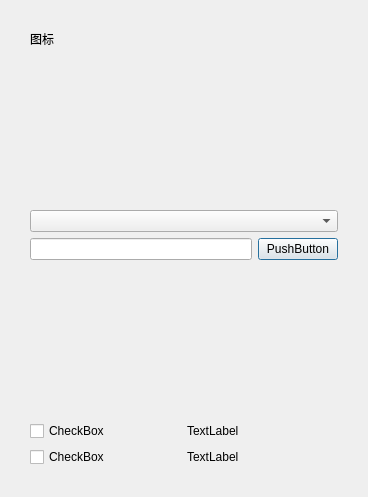
<?xml version="1.0" encoding="UTF-8"?>
<ui version="4.0">
 <class>LoginWidget</class>
 <widget class="QDialog" name="LoginWidget">
  <property name="geometry">
   <rect>
    <x>0</x>
    <y>0</y>
    <width>368</width>
    <height>497</height>
   </rect>
  </property>
  <property name="windowTitle">
   <string>LoginWidget</string>
  </property>
  <layout class="QVBoxLayout" name="verticalLayout">
   <property name="leftMargin">
    <number>30</number>
   </property>
   <property name="topMargin">
    <number>30</number>
   </property>
   <property name="rightMargin">
    <number>30</number>
   </property>
   <property name="bottomMargin">
    <number>30</number>
   </property>
   <item>
    <layout class="QHBoxLayout" name="horizontalLayout_13">
     <item>
      <widget class="QLabel" name="label_7">
       <property name="text">
        <string>图标</string>
       </property>
      </widget>
     </item>
    </layout>
   </item>
   <item>
    <spacer name="verticalSpacer_2">
     <property name="orientation">
      <enum>Qt::Vertical</enum>
     </property>
     <property name="sizeHint" stdset="0">
      <size>
       <width>20</width>
       <height>40</height>
      </size>
     </property>
    </spacer>
   </item>
   <item>
    <layout class="QHBoxLayout" name="horizontalLayout">
     <property name="bottomMargin">
      <number>0</number>
     </property>
     <item>
      <widget class="QComboBox" name="comboBox"/>
     </item>
    </layout>
   </item>
   <item>
    <layout class="QHBoxLayout" name="horizontalLayout_2">
     <item>
      <widget class="QLineEdit" name="lineEdit_2"/>
     </item>
     <item>
      <widget class="QPushButton" name="btn_login">
       <property name="text">
        <string>PushButton</string>
       </property>
      </widget>
     </item>
    </layout>
   </item>
   <item>
    <spacer name="verticalSpacer">
     <property name="orientation">
      <enum>Qt::Vertical</enum>
     </property>
     <property name="sizeHint" stdset="0">
      <size>
       <width>20</width>
       <height>40</height>
      </size>
     </property>
    </spacer>
   </item>
   <item>
    <layout class="QHBoxLayout" name="horizontalLayout_3">
     <item>
      <widget class="QCheckBox" name="checkBox">
       <property name="text">
        <string>CheckBox</string>
       </property>
      </widget>
     </item>
     <item>
      <widget class="QLabel" name="label">
       <property name="text">
        <string>TextLabel</string>
       </property>
      </widget>
     </item>
    </layout>
   </item>
   <item>
    <layout class="QHBoxLayout" name="horizontalLayout_4">
     <item>
      <widget class="QCheckBox" name="checkBox_2">
       <property name="text">
        <string>CheckBox</string>
       </property>
      </widget>
     </item>
     <item>
      <widget class="QLabel" name="label_2">
       <property name="text">
        <string>TextLabel</string>
       </property>
      </widget>
     </item>
    </layout>
   </item>
  </layout>
 </widget>
 <layoutdefault spacing="6" margin="11"/>
 <resources/>
 <connections/>
</ui>
